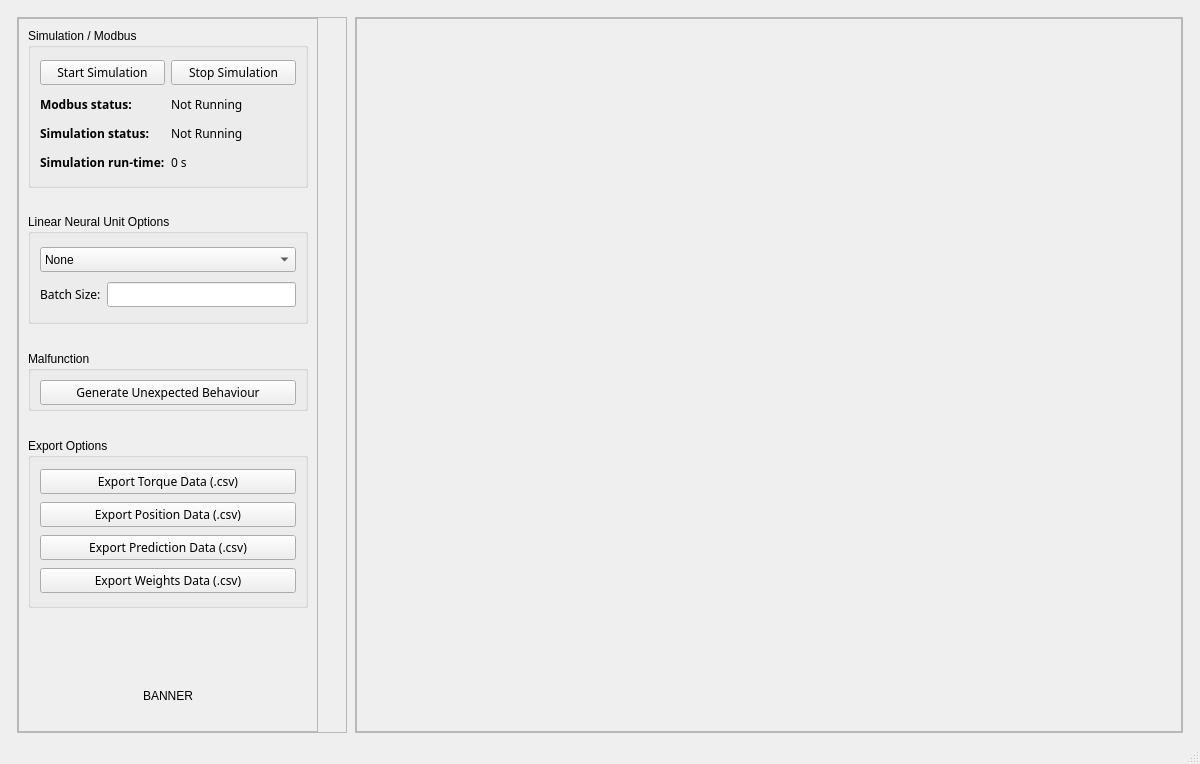
<?xml version="1.0" encoding="UTF-8"?>
<ui version="4.0">
 <class>MainWindow</class>
 <widget class="QMainWindow" name="MainWindow">
  <property name="geometry">
   <rect>
    <x>0</x>
    <y>0</y>
    <width>1198</width>
    <height>764</height>
   </rect>
  </property>
  <property name="baseSize">
   <size>
    <width>1186</width>
    <height>714</height>
   </size>
  </property>
  <property name="windowTitle">
   <string>MainWindow</string>
  </property>
  <widget class="QWidget" name="centralwidget">
   <layout class="QVBoxLayout" name="verticalLayout">
    <item>
     <layout class="QHBoxLayout" name="horizontalLayout_2">
      <property name="spacing">
       <number>8</number>
      </property>
      <property name="leftMargin">
       <number>8</number>
      </property>
      <property name="topMargin">
       <number>8</number>
      </property>
      <property name="rightMargin">
       <number>8</number>
      </property>
      <item>
       <widget class="QFrame" name="frame_3">
        <property name="minimumSize">
         <size>
          <width>330</width>
          <height>0</height>
         </size>
        </property>
        <property name="maximumSize">
         <size>
          <width>330</width>
          <height>16777215</height>
         </size>
        </property>
        <property name="frameShape">
         <enum>QFrame::StyledPanel</enum>
        </property>
        <property name="frameShadow">
         <enum>QFrame::Raised</enum>
        </property>
        <layout class="QVBoxLayout" name="verticalLayout_9">
         <property name="leftMargin">
          <number>0</number>
         </property>
         <property name="topMargin">
          <number>0</number>
         </property>
         <property name="rightMargin">
          <number>12</number>
         </property>
         <property name="bottomMargin">
          <number>0</number>
         </property>
         <item>
          <widget class="QFrame" name="frame">
           <property name="sizePolicy">
            <sizepolicy hsizetype="Minimum" vsizetype="Preferred">
             <horstretch>0</horstretch>
             <verstretch>0</verstretch>
            </sizepolicy>
           </property>
           <property name="minimumSize">
            <size>
             <width>300</width>
             <height>0</height>
            </size>
           </property>
           <property name="maximumSize">
            <size>
             <width>300</width>
             <height>16777215</height>
            </size>
           </property>
           <property name="mouseTracking">
            <bool>false</bool>
           </property>
           <property name="frameShape">
            <enum>QFrame::StyledPanel</enum>
           </property>
           <property name="frameShadow">
            <enum>QFrame::Raised</enum>
           </property>
           <layout class="QHBoxLayout" name="horizontalLayout">
            <item>
             <layout class="QVBoxLayout" name="verticalLayout_3">
              <property name="rightMargin">
               <number>0</number>
              </property>
              <item>
               <widget class="QGroupBox" name="groupBox">
                <property name="minimumSize">
                 <size>
                  <width>0</width>
                  <height>160</height>
                 </size>
                </property>
                <property name="maximumSize">
                 <size>
                  <width>16777215</width>
                  <height>160</height>
                 </size>
                </property>
                <property name="title">
                 <string>Simulation / Modbus</string>
                </property>
                <layout class="QGridLayout" name="gridLayout_2">
                 <item row="1" column="0">
                  <widget class="QLabel" name="label">
                   <property name="minimumSize">
                    <size>
                     <width>0</width>
                     <height>20</height>
                    </size>
                   </property>
                   <property name="maximumSize">
                    <size>
                     <width>16777215</width>
                     <height>20</height>
                    </size>
                   </property>
                   <property name="font">
                    <font>
                     <family>Noto Sans</family>
                     <pointsize>9</pointsize>
                     <weight>75</weight>
                     <bold>true</bold>
                    </font>
                   </property>
                   <property name="text">
                    <string>Modbus status:</string>
                   </property>
                   <property name="textFormat">
                    <enum>Qt::PlainText</enum>
                   </property>
                  </widget>
                 </item>
                 <item row="2" column="1">
                  <widget class="QLabel" name="label_6">
                   <property name="minimumSize">
                    <size>
                     <width>0</width>
                     <height>20</height>
                    </size>
                   </property>
                   <property name="maximumSize">
                    <size>
                     <width>16777215</width>
                     <height>20</height>
                    </size>
                   </property>
                   <property name="font">
                    <font>
                     <family>Noto Sans</family>
                     <pointsize>9</pointsize>
                    </font>
                   </property>
                   <property name="text">
                    <string>Not Running</string>
                   </property>
                  </widget>
                 </item>
                 <item row="2" column="0">
                  <widget class="QLabel" name="label_3">
                   <property name="minimumSize">
                    <size>
                     <width>0</width>
                     <height>20</height>
                    </size>
                   </property>
                   <property name="maximumSize">
                    <size>
                     <width>16777215</width>
                     <height>20</height>
                    </size>
                   </property>
                   <property name="font">
                    <font>
                     <family>Noto Sans</family>
                     <pointsize>9</pointsize>
                     <weight>75</weight>
                     <bold>true</bold>
                    </font>
                   </property>
                   <property name="styleSheet">
                    <string notr="true"/>
                   </property>
                   <property name="text">
                    <string>Simulation status:</string>
                   </property>
                  </widget>
                 </item>
                 <item row="1" column="1">
                  <widget class="QLabel" name="label_4">
                   <property name="minimumSize">
                    <size>
                     <width>0</width>
                     <height>20</height>
                    </size>
                   </property>
                   <property name="maximumSize">
                    <size>
                     <width>16777215</width>
                     <height>20</height>
                    </size>
                   </property>
                   <property name="font">
                    <font>
                     <family>Noto Sans</family>
                     <pointsize>9</pointsize>
                    </font>
                   </property>
                   <property name="styleSheet">
                    <string notr="true"/>
                   </property>
                   <property name="text">
                    <string>Not Running</string>
                   </property>
                  </widget>
                 </item>
                 <item row="3" column="0">
                  <widget class="QLabel" name="label_8">
                   <property name="minimumSize">
                    <size>
                     <width>0</width>
                     <height>20</height>
                    </size>
                   </property>
                   <property name="maximumSize">
                    <size>
                     <width>16777215</width>
                     <height>20</height>
                    </size>
                   </property>
                   <property name="font">
                    <font>
                     <family>Noto Sans</family>
                     <pointsize>9</pointsize>
                     <weight>75</weight>
                     <bold>true</bold>
                    </font>
                   </property>
                   <property name="text">
                    <string>Simulation run-time:</string>
                   </property>
                  </widget>
                 </item>
                 <item row="3" column="1">
                  <widget class="QLabel" name="label_9">
                   <property name="minimumSize">
                    <size>
                     <width>0</width>
                     <height>20</height>
                    </size>
                   </property>
                   <property name="font">
                    <font>
                     <family>Noto Sans</family>
                     <pointsize>9</pointsize>
                    </font>
                   </property>
                   <property name="text">
                    <string>0 s</string>
                   </property>
                  </widget>
                 </item>
                 <item row="0" column="0">
                  <widget class="QPushButton" name="pushButton">
                   <property name="minimumSize">
                    <size>
                     <width>0</width>
                     <height>25</height>
                    </size>
                   </property>
                   <property name="maximumSize">
                    <size>
                     <width>16777215</width>
                     <height>25</height>
                    </size>
                   </property>
                   <property name="font">
                    <font>
                     <family>Noto Sans</family>
                     <pointsize>9</pointsize>
                     <weight>50</weight>
                     <bold>false</bold>
                    </font>
                   </property>
                   <property name="text">
                    <string>Start Simulation</string>
                   </property>
                  </widget>
                 </item>
                 <item row="0" column="1">
                  <widget class="QPushButton" name="pushButton_7">
                   <property name="minimumSize">
                    <size>
                     <width>0</width>
                     <height>25</height>
                    </size>
                   </property>
                   <property name="maximumSize">
                    <size>
                     <width>16777215</width>
                     <height>25</height>
                    </size>
                   </property>
                   <property name="font">
                    <font>
                     <family>Noto Sans</family>
                     <pointsize>9</pointsize>
                    </font>
                   </property>
                   <property name="text">
                    <string>Stop Simulation</string>
                   </property>
                  </widget>
                 </item>
                </layout>
               </widget>
              </item>
              <item>
               <spacer name="verticalSpacer_3">
                <property name="orientation">
                 <enum>Qt::Vertical</enum>
                </property>
                <property name="sizeType">
                 <enum>QSizePolicy::Fixed</enum>
                </property>
                <property name="sizeHint" stdset="0">
                 <size>
                  <width>20</width>
                  <height>20</height>
                 </size>
                </property>
               </spacer>
              </item>
              <item>
               <widget class="QGroupBox" name="groupBox_2">
                <property name="minimumSize">
                 <size>
                  <width>0</width>
                  <height>110</height>
                 </size>
                </property>
                <property name="maximumSize">
                 <size>
                  <width>16777215</width>
                  <height>110</height>
                 </size>
                </property>
                <property name="title">
                 <string>Linear Neural Unit Options</string>
                </property>
                <layout class="QGridLayout" name="gridLayout_5">
                 <item row="2" column="0">
                  <widget class="QLabel" name="label_5">
                   <property name="font">
                    <font>
                     <family>Noto Sans</family>
                     <pointsize>9</pointsize>
                    </font>
                   </property>
                   <property name="text">
                    <string>Batch Size:</string>
                   </property>
                  </widget>
                 </item>
                 <item row="2" column="1">
                  <widget class="QLineEdit" name="lineEdit">
                   <property name="minimumSize">
                    <size>
                     <width>0</width>
                     <height>25</height>
                    </size>
                   </property>
                   <property name="maximumSize">
                    <size>
                     <width>16777215</width>
                     <height>25</height>
                    </size>
                   </property>
                  </widget>
                 </item>
                 <item row="1" column="0" colspan="2">
                  <widget class="QComboBox" name="comboBox">
                   <property name="minimumSize">
                    <size>
                     <width>0</width>
                     <height>25</height>
                    </size>
                   </property>
                   <property name="maximumSize">
                    <size>
                     <width>16777215</width>
                     <height>25</height>
                    </size>
                   </property>
                   <item>
                    <property name="text">
                     <string>None</string>
                    </property>
                   </item>
                   <item>
                    <property name="text">
                     <string>Gradient Descent</string>
                    </property>
                   </item>
                   <item>
                    <property name="text">
                     <string>Levenberg-Marquardt Algorithm</string>
                    </property>
                   </item>
                  </widget>
                 </item>
                </layout>
               </widget>
              </item>
              <item>
               <spacer name="verticalSpacer_4">
                <property name="orientation">
                 <enum>Qt::Vertical</enum>
                </property>
                <property name="sizeType">
                 <enum>QSizePolicy::Fixed</enum>
                </property>
                <property name="sizeHint" stdset="0">
                 <size>
                  <width>20</width>
                  <height>21</height>
                 </size>
                </property>
               </spacer>
              </item>
              <item>
               <widget class="QGroupBox" name="groupBox_3">
                <property name="minimumSize">
                 <size>
                  <width>0</width>
                  <height>60</height>
                 </size>
                </property>
                <property name="maximumSize">
                 <size>
                  <width>16777215</width>
                  <height>60</height>
                 </size>
                </property>
                <property name="title">
                 <string>Malfunction</string>
                </property>
                <layout class="QGridLayout" name="gridLayout_6">
                 <item row="0" column="0">
                  <widget class="QPushButton" name="pushButton_6">
                   <property name="minimumSize">
                    <size>
                     <width>0</width>
                     <height>25</height>
                    </size>
                   </property>
                   <property name="maximumSize">
                    <size>
                     <width>16777215</width>
                     <height>25</height>
                    </size>
                   </property>
                   <property name="font">
                    <font>
                     <family>Noto Sans</family>
                     <pointsize>9</pointsize>
                     <weight>50</weight>
                     <bold>false</bold>
                    </font>
                   </property>
                   <property name="text">
                    <string>Generate Unexpected Behaviour</string>
                   </property>
                  </widget>
                 </item>
                </layout>
               </widget>
              </item>
              <item>
               <spacer name="verticalSpacer_5">
                <property name="orientation">
                 <enum>Qt::Vertical</enum>
                </property>
                <property name="sizeType">
                 <enum>QSizePolicy::Fixed</enum>
                </property>
                <property name="sizeHint" stdset="0">
                 <size>
                  <width>20</width>
                  <height>21</height>
                 </size>
                </property>
               </spacer>
              </item>
              <item>
               <widget class="QGroupBox" name="groupBox_4">
                <property name="minimumSize">
                 <size>
                  <width>0</width>
                  <height>170</height>
                 </size>
                </property>
                <property name="maximumSize">
                 <size>
                  <width>16777215</width>
                  <height>170</height>
                 </size>
                </property>
                <property name="title">
                 <string>Export Options</string>
                </property>
                <layout class="QGridLayout" name="gridLayout_7">
                 <item row="0" column="0">
                  <widget class="QPushButton" name="pushButton_2">
                   <property name="minimumSize">
                    <size>
                     <width>0</width>
                     <height>25</height>
                    </size>
                   </property>
                   <property name="maximumSize">
                    <size>
                     <width>16777215</width>
                     <height>25</height>
                    </size>
                   </property>
                   <property name="font">
                    <font>
                     <family>Noto Sans</family>
                     <pointsize>9</pointsize>
                     <weight>50</weight>
                     <bold>false</bold>
                    </font>
                   </property>
                   <property name="text">
                    <string>Export Torque Data (.csv)</string>
                   </property>
                  </widget>
                 </item>
                 <item row="1" column="0">
                  <widget class="QPushButton" name="pushButton_3">
                   <property name="minimumSize">
                    <size>
                     <width>0</width>
                     <height>25</height>
                    </size>
                   </property>
                   <property name="maximumSize">
                    <size>
                     <width>16777215</width>
                     <height>25</height>
                    </size>
                   </property>
                   <property name="font">
                    <font>
                     <family>Noto Sans</family>
                     <pointsize>9</pointsize>
                     <weight>50</weight>
                     <bold>false</bold>
                    </font>
                   </property>
                   <property name="text">
                    <string>Export Position Data (.csv)</string>
                   </property>
                  </widget>
                 </item>
                 <item row="2" column="0">
                  <widget class="QPushButton" name="pushButton_4">
                   <property name="minimumSize">
                    <size>
                     <width>0</width>
                     <height>25</height>
                    </size>
                   </property>
                   <property name="maximumSize">
                    <size>
                     <width>16777215</width>
                     <height>25</height>
                    </size>
                   </property>
                   <property name="baseSize">
                    <size>
                     <width>0</width>
                     <height>0</height>
                    </size>
                   </property>
                   <property name="font">
                    <font>
                     <family>Noto Sans</family>
                     <pointsize>9</pointsize>
                     <weight>50</weight>
                     <bold>false</bold>
                    </font>
                   </property>
                   <property name="autoFillBackground">
                    <bool>false</bool>
                   </property>
                   <property name="text">
                    <string>Export Prediction Data (.csv)</string>
                   </property>
                  </widget>
                 </item>
                 <item row="3" column="0">
                  <widget class="QPushButton" name="pushButton_5">
                   <property name="minimumSize">
                    <size>
                     <width>0</width>
                     <height>25</height>
                    </size>
                   </property>
                   <property name="maximumSize">
                    <size>
                     <width>16777215</width>
                     <height>25</height>
                    </size>
                   </property>
                   <property name="baseSize">
                    <size>
                     <width>0</width>
                     <height>0</height>
                    </size>
                   </property>
                   <property name="font">
                    <font>
                     <family>Noto Sans</family>
                     <pointsize>9</pointsize>
                     <weight>50</weight>
                     <bold>false</bold>
                    </font>
                   </property>
                   <property name="text">
                    <string>Export Weights Data (.csv)</string>
                   </property>
                  </widget>
                 </item>
                </layout>
               </widget>
              </item>
              <item>
               <spacer name="verticalSpacer_2">
                <property name="orientation">
                 <enum>Qt::Vertical</enum>
                </property>
                <property name="sizeType">
                 <enum>QSizePolicy::Fixed</enum>
                </property>
                <property name="sizeHint" stdset="0">
                 <size>
                  <width>20</width>
                  <height>10</height>
                 </size>
                </property>
               </spacer>
              </item>
              <item>
               <spacer name="verticalSpacer">
                <property name="orientation">
                 <enum>Qt::Vertical</enum>
                </property>
                <property name="sizeType">
                 <enum>QSizePolicy::Expanding</enum>
                </property>
                <property name="sizeHint" stdset="0">
                 <size>
                  <width>30</width>
                  <height>13</height>
                 </size>
                </property>
               </spacer>
              </item>
              <item>
               <widget class="QLabel" name="label_2">
                <property name="minimumSize">
                 <size>
                  <width>280</width>
                  <height>32</height>
                 </size>
                </property>
                <property name="maximumSize">
                 <size>
                  <width>300</width>
                  <height>32</height>
                 </size>
                </property>
                <property name="text">
                 <string>BANNER</string>
                </property>
                <property name="alignment">
                 <set>Qt::AlignCenter</set>
                </property>
               </widget>
              </item>
              <item>
               <spacer name="verticalSpacer_6">
                <property name="orientation">
                 <enum>Qt::Vertical</enum>
                </property>
                <property name="sizeType">
                 <enum>QSizePolicy::Fixed</enum>
                </property>
                <property name="sizeHint" stdset="0">
                 <size>
                  <width>20</width>
                  <height>10</height>
                 </size>
                </property>
               </spacer>
              </item>
             </layout>
            </item>
           </layout>
          </widget>
         </item>
        </layout>
       </widget>
      </item>
      <item>
       <widget class="QFrame" name="frame_2">
        <property name="frameShape">
         <enum>QFrame::StyledPanel</enum>
        </property>
        <property name="frameShadow">
         <enum>QFrame::Raised</enum>
        </property>
        <layout class="QVBoxLayout" name="verticalLayout_8">
         <property name="leftMargin">
          <number>0</number>
         </property>
         <property name="topMargin">
          <number>0</number>
         </property>
         <property name="rightMargin">
          <number>0</number>
         </property>
         <property name="bottomMargin">
          <number>0</number>
         </property>
         <item>
          <widget class="QFrame" name="frame_5">
           <property name="frameShape">
            <enum>QFrame::StyledPanel</enum>
           </property>
           <property name="frameShadow">
            <enum>QFrame::Raised</enum>
           </property>
           <layout class="QVBoxLayout" name="verticalLayout_5">
            <item>
             <layout class="QGridLayout" name="gridLayout">
              <property name="topMargin">
               <number>0</number>
              </property>
              <property name="bottomMargin">
               <number>0</number>
              </property>
              <item row="0" column="0">
               <widget class="PlotWidget" name="widget" native="true">
                <property name="minimumSize">
                 <size>
                  <width>400</width>
                  <height>200</height>
                 </size>
                </property>
               </widget>
              </item>
              <item row="0" column="1">
               <widget class="PlotWidget" name="widget_2" native="true"/>
              </item>
              <item row="1" column="0">
               <widget class="PlotWidget" name="widget_3" native="true">
                <property name="minimumSize">
                 <size>
                  <width>400</width>
                  <height>200</height>
                 </size>
                </property>
               </widget>
              </item>
              <item row="1" column="1">
               <widget class="PlotWidget" name="widget_4" native="true">
                <property name="minimumSize">
                 <size>
                  <width>400</width>
                  <height>200</height>
                 </size>
                </property>
               </widget>
              </item>
              <item row="2" column="0">
               <widget class="PlotWidget" name="widget_5" native="true">
                <property name="minimumSize">
                 <size>
                  <width>400</width>
                  <height>200</height>
                 </size>
                </property>
               </widget>
              </item>
              <item row="2" column="1">
               <widget class="PlotWidget" name="widget_6" native="true">
                <property name="minimumSize">
                 <size>
                  <width>400</width>
                  <height>200</height>
                 </size>
                </property>
               </widget>
              </item>
             </layout>
            </item>
           </layout>
          </widget>
         </item>
        </layout>
       </widget>
      </item>
     </layout>
    </item>
   </layout>
  </widget>
  <widget class="QMenuBar" name="menubar">
   <property name="geometry">
    <rect>
     <x>0</x>
     <y>0</y>
     <width>1198</width>
     <height>21</height>
    </rect>
   </property>
  </widget>
  <widget class="QStatusBar" name="statusbar"/>
 </widget>
 <customwidgets>
  <customwidget>
   <class>PlotWidget</class>
   <extends>QWidget</extends>
   <header>pyqtgraph</header>
   <container>1</container>
  </customwidget>
 </customwidgets>
 <resources/>
 <connections/>
</ui>
